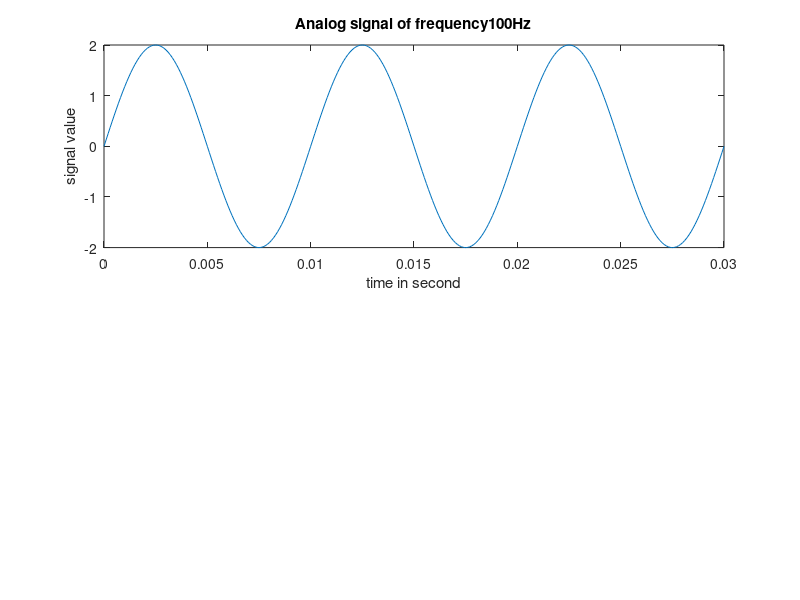

The MATLAB script that drew this image:
clc
F=100;
T=1/F;
t=0:T/100:3*T;
a=2;
x=a*sin(2*pi*F*t);
subplot (2,2,[1 2]), plot(t,x),xlabel('time in second'),ylabel('signal value'),title(['Analog signal of frequency',num2str(F),'Hz'])